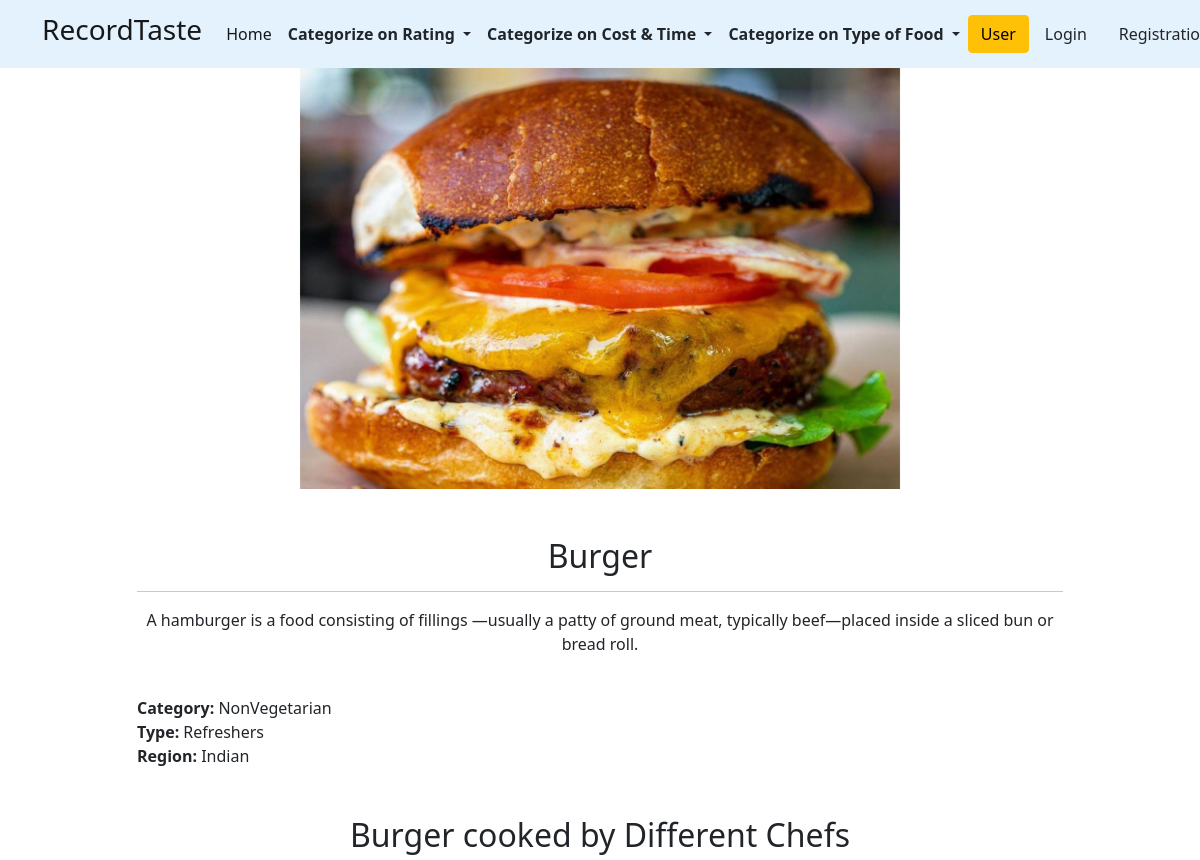
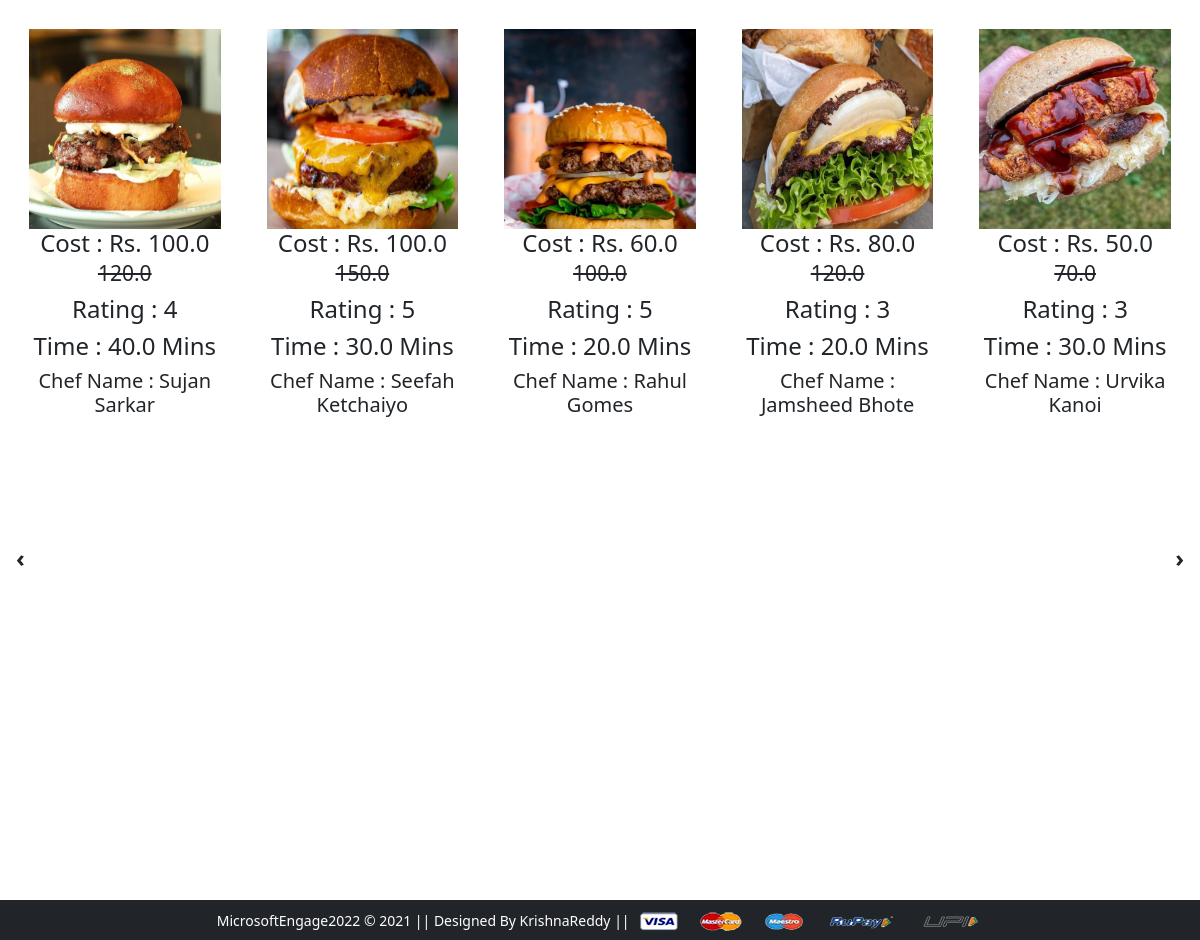
The app's page /cheff-detail/3 with its own data (2 pictures, top to bottom).
### app/models.py (models this page shows, shortened)
class Chefs_Preparing_Product(models.Model):
 titleid = models.ForeignKey(Product,on_delete=models.CASCADE)
 chef_name=models.CharField(max_length=100)
 selling_price = models.FloatField()
 discounted_price = models.FloatField()
 timeTakesForPreparing=models.FloatField()
 description = models.TextField()
 ratings=models.PositiveIntegerField(default=1)
 category = models.CharField( choices=CATEGORY_CHOICES, max_length=20)
 type_food = models.CharField(choices=TypeFood_CHOICES,max_length=19)
 product_image = models.ImageField(upload_to='Chefproductimg')
 def get_time(self):
     return self.timeTakesForPreparing

class Product(models.Model):
 title = models.CharField(max_length=100,unique=True)
 description = models.TextField()
 type_food = models.CharField(choices=TypeFood_CHOICES,max_length=25)
 category = models.CharField( choices=CATEGORY_CHOICES, max_length=25)
 region=models.CharField(choices=Prefered_choices,max_length=50)
 product_image = models.ImageField(upload_to='productimg')

### app/views.py (the view)
# urls.py: path('cheff-detail/<int:pk>',views.Cheff_Detail.as_view(),name='cheff-detail'),
class Cheff_Detail(View):
    def get(self,request,pk):
        totalitem=0
        product1=Product.objects.get(pk=pk)
        product2=Chefs_Preparing_Product.objects.filter(titleid=pk)
        if request.user.is_authenticated:
            totalitem = len(Cart.objects.filter(user=request.user))
        return render(request,'app/cheff_details.html',{'product1':product1,'product2':product2,'totalitem':totalitem})

### app/templates/app/cheff_details.html (shortened to what this page needs)
{% extends 'app/base.html' %}
{% load static %}
{% block banner_slider %}
 <div id="carouselExampleControls" class="carousel slide" data-bs-ride="carousel">
  <div class="carousel-inner">
    <div class="carousel-item active">
      {% if product2 %}
      <img src="{{product2.1.product_image.url}}" class="center" width="1920" height="421"" alt="...">
      {% endif %}
    </div>
  </div>
  <a class="carousel-control-prev" href="#carouselExampleControls" role="button" data-bs-slide="prev">
    <span class="carousel-control-prev-icon" aria-hidden="True"
    <span class="visually-hidden">Previous</span>
  </a>
  <a class="carousel-control-next" href="#carouselExampleControls" role="button" data-bs-slide="next">
    <span class="carousel-control-next-icon" aria-hidden="True"
    <span class="visually-hidden">Next</span>
  </a>
</div>
{% endblock banner_slider %}
{% block main-content %}
<div class="container my-5 mx-12" >
  <div class="row">
   <div class="col-sm-10 offset-sm-1">
    {% if product1 %}
    <h2>{{product1.title}}</h2>
    <hr>
    <p>{{product1.description}}</p> <br>
    <h7><b>Category: </b> {{product1.category}}  </h7> <br>
    <h7><b>Type: </b> {{product1.type_food}}  </h7> <br>
    <h7><b>Region: </b> {{product1.region}}  </h7> <br>
   </div>
  </div>
 </div>
<div class="mx-3">
    <h2> {{product1.title}} cooked by Different Chefs </h2>
    <div class="owl-carousel" id="slider10">
      {% for p in product2 %}
     <a href="{% url 'product-detail' p.id %}" class="btn"><div class="item"><img src="{{p.product_image.url}}" alt="" height="200px">
      <h4>Cost : Rs. {{p.discounted_price}} <small class="fw-light text-decoration-line-through">{{p.selling_price}}</small></h4>
      <h4>Rating : {{p.ratings}}</h4>
      <h4>Time : {{p.get_time}} Mins </h4>
      <h5>Chef Name : {{p.chef_name}}</h5>
      <br><br><br></div></a>
     {% endfor %}
     {% endif %}
    </div>
   </div>
   <br><br><br><br><br><br><br><br><br><br><br><br>
{% endblock main-content %}

### app/templates/app/base.html (shortened to what this page needs)
<!doctype html>
{% load static %}
<html lang="en">
  <head>
    <link rel="stylesheet" href="{% static 'app/css/bootstrap.min.css' %}" >
    <link rel="stylesheet" href="{% static 'app/css/owl.carousel.min.css' %}">
    <link rel="stylesheet" href="{% static 'app/css/all.min.css' %}">
    <link rel="stylesheet" href="{% static 'app/css/style.css' %}">
  </head>
  <body>
    <nav class="navbar navbar-expand-lg navbar-light" style="background-color: #e3f2fd;">
     <div class="container">
       <a class="navbar-brand" href="/"> <h3>RecordTaste</h3> </a>
       <div class="collapse navbar-collapse" id="navbarSupportedContent">
         <ul class="navbar-nav me-auto mb-2 mb-lg-0">
           <li class="nav-item">
             <a class="nav-link active" aria-current="page" href="/">Home</a>
           </li>
           <li class="nav-item dropdown">
             <a class="nav-link dropdown-toggle text-dark" href="#" id="electronicsDropdown" role="button" data-bs-toggle="dropdown" aria-expanded="false">
               <b>Categorize on Rating</b>
             </a>
           </li>
           <li class="nav-item dropdown">
             <a class="nav-link dropdown-toggle text-dark" href="#" id="fashionDropdown" role="button" data-bs-toggle="dropdown" aria-expanded="false">
              <b>Categorize on Cost &amp; Time</b>
             </a>
           </li>
           <li class="nav-item dropdown">
            <a class="nav-link dropdown-toggle text-dark" href="#" id="fashionDropdown" role="button" data-bs-toggle="dropdown" aria-expanded="false">
             <b>Categorize on Type of Food</b>
            </a>
          </li>
         </ul>
         <form class="d-flex">
           <button class="btn btn-warning" type="submit">User</button>
         </form>
         <div>
          <ul class="navbar-nav me-auto mb-2 mb-lg-0">
            {% if request.user.is_authenticated %}
           <li class="nav-item dropdown mx-2">
              <a class="nav-link dropdown-toggle text-dark" href="#" id="profileDropdown" role="button" data-bs-toggle="dropdown" aria-expanded="false">
                <b><span class="text-capitalize">{{request.user}}</span></b>
              </a>
              <ul class="dropdown-menu" aria-labelledby="profileDropdown">
                <li><a class="dropdown-item" href="{% url 'profile' %}">Profile</a></li>
                <li><a class="dropdown-item" href="{% url 'orders' %}">Orders</a></li>
                <li><a class="dropdown-item" href="{% url 'logout' %}">Logout</a></li>
              </ul>
            </li>
            <li class="nav-item mx-2">
             <a href="{% url 'showcart' %}" class="nav-link text-dark"><span class="badge bg-danger">{{totalitem}}</span> Cart </a>
            </li>
          {% else %}
            <li class="nav-item mx-2">
             <a href="{% url 'login' %}" class="nav-link text-dark">Login</a>
            </li>
            <li class="nav-item mx-2">
             <a href="{% url 'customerregistration' %}" class="nav-link text-dark">Registration</a>
            </li>
          {% endif %}
          </ul>
         </div>
       </div>
     </div>
    </nav>
    {% block banner_slider %} {% endblock banner_slider %}
    {% block main-content %} {% endblock main-content %}
    <footer class="container-fluid bg-dark text-center p-2 mt-5">
        <small class="text-white">MicrosoftEngage2022 &copy; 2021 || Designed By KrishnaReddy || </small>
        <img src="{% static 'app/images/payment.png' %}" alt="" srcset="" class="img-fluid" height="2px">
    </footer>
  </body>
</html>

### app/static/app/css/style.css (style rules this page uses)
.owl-carousel .item { font-size: 24px; text-align: center; margin-top: 20px;; }

### app/templates/app/cheff_details.html (style rules this page uses)
.center { display: block; margin-left: auto; margin-right: auto; width: 50%; }
p { text-align: center; }
h2 { text-align: center; }

### records on screen
Chefs_Preparing_Product: product_image (picture), discounted_price "100.0", selling_price "150.0", ratings "5", get_time "30.0", chef_name "Seefah Ketchaiyo"
Product: title "Burger", description "A hamburger is a food consisting of fillings —usually a patty of ground meat, typically beef—placed inside a sliced bun or bread roll.", category "NonVegetarian", type_food "Refreshers", region "Indian"
Chefs_Preparing_Product: product_image (picture), discounted_price "100.0", selling_price "120.0", ratings "4", get_time "40.0", chef_name "Sujan Sarkar"
Chefs_Preparing_Product: product_image (picture), discounted_price "60.0", selling_price "100.0", ratings "5", get_time "20.0", chef_name "Rahul Gomes"
Chefs_Preparing_Product: product_image (picture), discounted_price "80.0", selling_price "120.0", ratings "3", get_time "20.0", chef_name "Jamsheed Bhote"
Chefs_Preparing_Product: product_image (picture), discounted_price "50.0", selling_price "70.0", ratings "3", get_time "30.0", chef_name "Urvika Kanoi"
